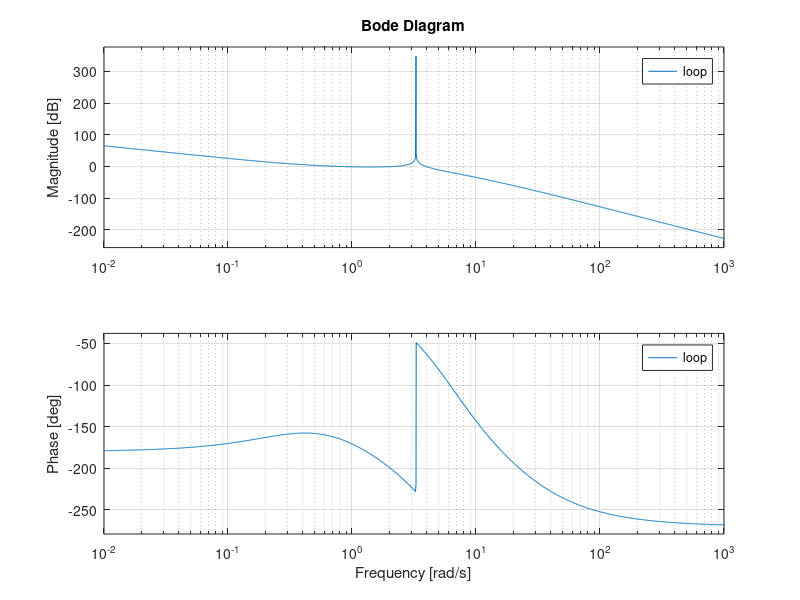
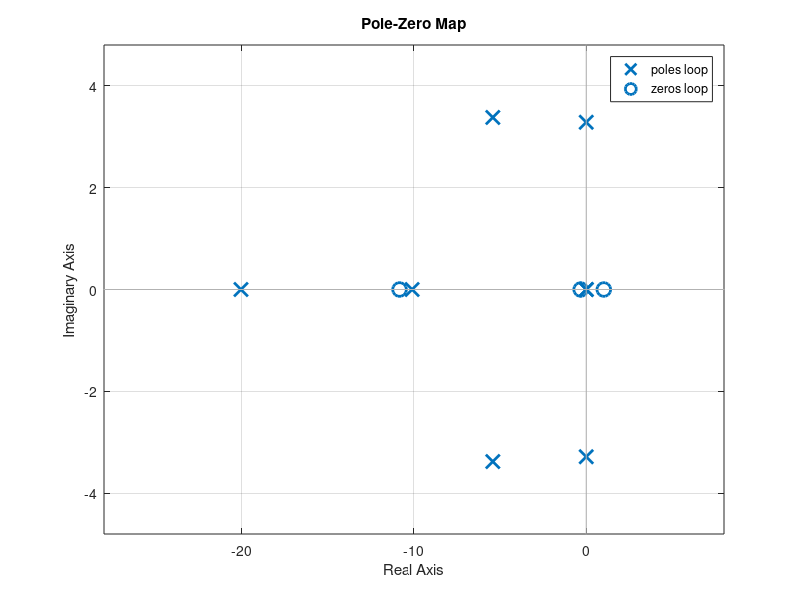
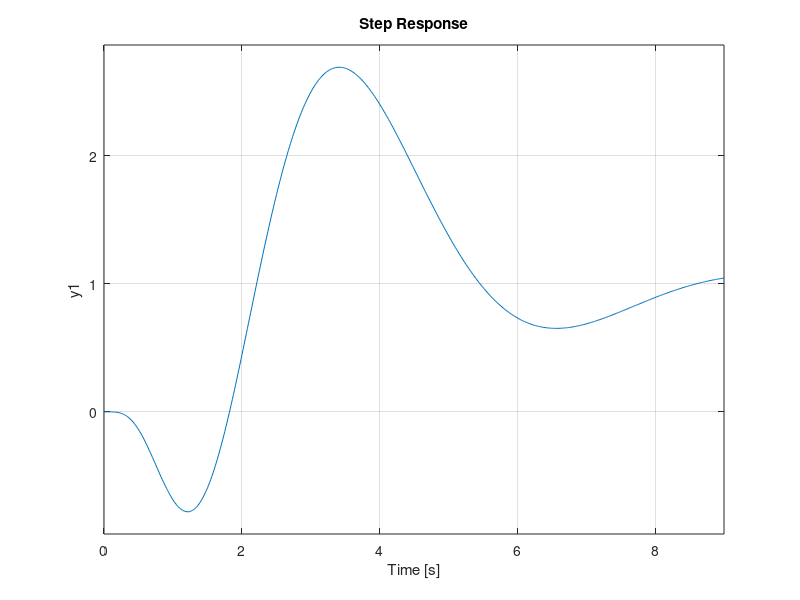
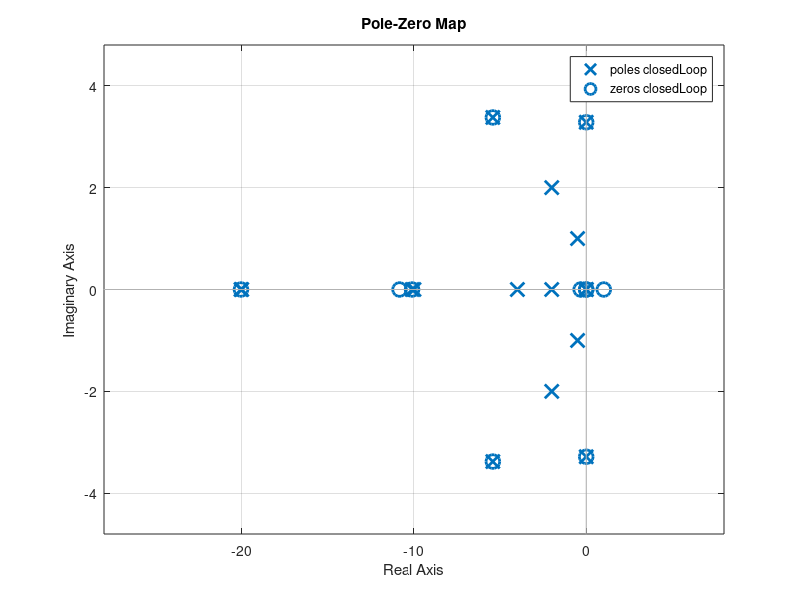

MATLAB code for these plots, in order:
clear; close all;

M = 1; m = .1; g = 9.8; l = 1;
l0 = 1; % 1, .75, .5, min
d = M+m-m*l;

% down
A = [0 0 1 0; 0 0 0 1; 0 -g*m*l/d 0 0; 0 -g*(M+m)/d 0 0];
B = [0; 0; 1/d; +1/d];
C = [1 -l0 0 0];
D = 0;

P = ss(A,B,C,D);
Wr = ctrb(A,B);
rank(Wr);
Wo = obsv(A,C);
rank(Wo);

K = place(A,B,[-2;-10;-.5+1i;-.5-1i]);
L = place(A',C',[-4;-20;-2+2i;-2-2i])';

CO = ss(A-B*K-L*C,L,K,0);

% closed = @(t,x) [A-B*K B*K; zeros(4) A-L*C]*x;
% [t,x] = ode45(closed,[0 10],[0 .1 0 .1 0 0 0 0]);
% figure; plot(t,x(:,1:2));

% closedLoop = ...
%     ss([A-B*K B*K; zeros(4) A-L*C],zeros(8,1),[0 1 0 0 0 0 0 0],0);
% figure; step(closedLoop);
% figure; pzmap(closedLoop);

loop = P*CO;
figure; bode(loop);
figure; pzmap(loop);
[Gm,Pm] = margin(loop)

closedLoop = P*CO/(1+P*CO);
figure; step(closedLoop);
figure; pzmap(closedLoop);
